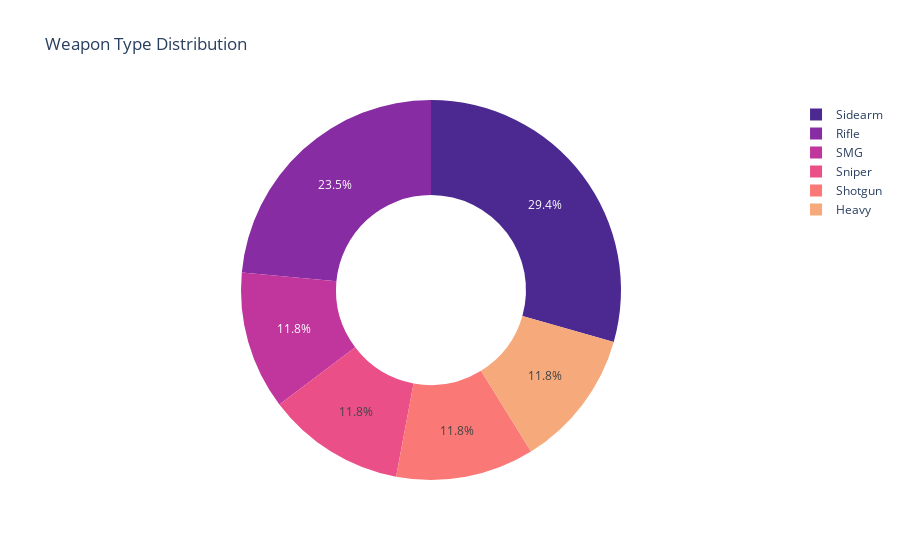

Notebook code cell kept with this figure:
### Markdown cell above
# Which types of weapons are in the game?

### Code cell
weapon_type = dict(Counter(df['Weapon Type']))
weapon_type = {'Weapon Type': list(weapon_type.keys()), 'count': list(weapon_type.values())}

fig_weapon = px.pie(weapon_type, values = 'count', names = 'Weapon Type', title = 'Weapon Type Distribution', hole = .5, color_discrete_sequence = px.colors.sequential.Agsunset)
fig_weapon.show()

### Figure 1 — Plotly figure (JSON) as saved in the notebook; plotly's stock layout.template omitted (floating-point values rounded to 4 significant figures)
{"data": [{"domain": {"x": [0, 1], "y": [0, 1]}, "hole": 0.5, "hovertemplate": "Weapon Type=%{label}<br>count=%{value}<extra></extra>", "labels": ["Sidearm", "SMG", "Rifle", "Sniper", "Shotgun", "Heavy"], "legendgroup": "", "name": "", "showlegend": true, "type": "pie", "values": [5, 2, 4, 2, 2, 2]}], "layout": {"legend": {"tracegroupgap": 0}, "piecolorway": ["rgb(75, 41, 145)", "rgb(135, 44, 162)", "rgb(192, 54, 157)", "rgb(234, 79, 136)", "rgb(250, 120, 118)", "rgb(246, 169, 122)", "rgb(237, 217, 163)"], "title": {"text": "Weapon Type Distribution"}}}
